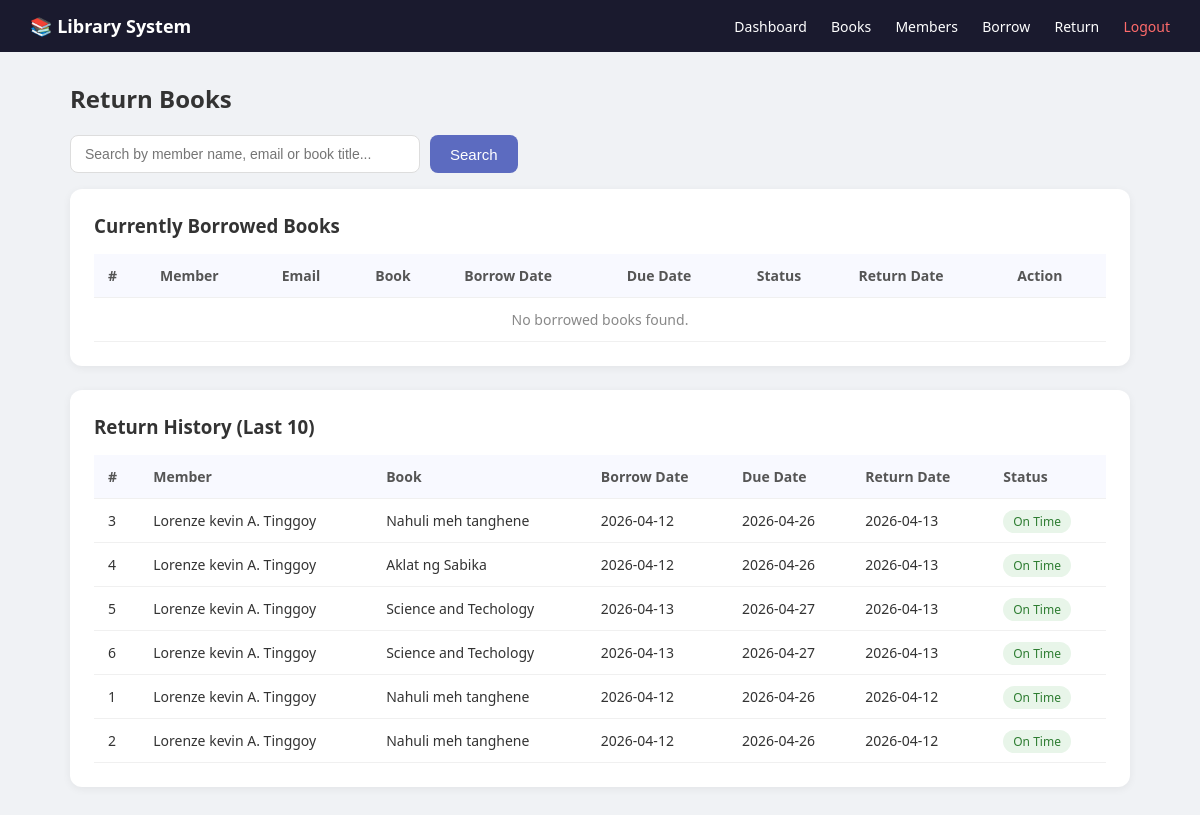
The app's page /return.php (signed in) with its own data.
### tables this page shows
CREATE TABLE `borrow_records` (
  `id` int(11) NOT NULL,
  `user_id` int(11) NOT NULL,
  `book_id` int(11) NOT NULL,
  `borrow_date` date NOT NULL,
  `due_date` date NOT NULL,
  `return_date` date DEFAULT NULL,
  `status` enum('borrowed','returned','overdue') DEFAULT 'borrowed'
);

CREATE TABLE `users` (
  `id` int(11) NOT NULL,
  `name` varchar(100) NOT NULL,
  `email` varchar(100) NOT NULL,
  `password` varchar(255) NOT NULL,
  `role` enum('admin','user') DEFAULT 'user',
  `created_at` timestamp NOT NULL DEFAULT current_timestamp()
);

CREATE TABLE `books` (
  `id` int(11) NOT NULL,
  `book_no` varchar(50) DEFAULT NULL,
  `genre` varchar(100) DEFAULT NULL,
  `title` varchar(200) NOT NULL,
  `author` varchar(100) NOT NULL,
  `isbn` varchar(50) DEFAULT NULL,
  `category` varchar(100) DEFAULT NULL,
  `quantity` int(11) DEFAULT 1,
  `available` int(11) DEFAULT 1,
  `created_at` timestamp NOT NULL DEFAULT current_timestamp()
);

### return.php (the view, shortened to what this page needs)
<?php
require 'includes/db_connect.php';
$search = isset($_GET['search']) ? trim($_GET['search']) : '';
if ($search) {
    $sql  = "
        SELECT br.id, u.name AS member, u.email, b.title AS book,
               br.borrow_date, br.due_date, br.status
        FROM borrow_records br
        JOIN users u ON br.user_id = u.id
        JOIN books b ON br.book_id = b.id
        WHERE br.status = 'borrowed'
        AND (u.name LIKE ? OR b.title LIKE ? OR u.email LIKE ?)
        ORDER BY br.due_date ASC
    ";
    $stmt = mysqli_prepare($conn, $sql);
    $like = "%$search%";
    mysqli_stmt_bind_param($stmt, "sss", $like, $like, $like);
    mysqli_stmt_execute($stmt);
    $records = mysqli_stmt_get_result($stmt);
} else {
    $records = mysqli_query($conn, "
        SELECT br.id, u.name AS member, u.email, b.title AS book,
               br.borrow_date, br.due_date, br.status
        FROM borrow_records br
        JOIN users u ON br.user_id = u.id
        JOIN books b ON br.book_id = b.id
        WHERE br.status = 'borrowed'
        ORDER BY br.due_date ASC
    ");
}
$history = mysqli_query($conn, "
    SELECT br.id, u.name AS member, b.title AS book,
           br.borrow_date, br.due_date, br.return_date
    FROM borrow_records br
    JOIN users u ON br.user_id = u.id
    JOIN books b ON br.book_id = b.id
    WHERE br.status = 'returned'
    ORDER BY br.return_date DESC
    LIMIT 10
");
?>
<!DOCTYPE html>
<html lang="en">
<head>
    <link rel="stylesheet" href="css/style.css">
</head>
<body>
<nav class="navbar">
    <span style="font-weight:600; font-size:18px;">📚 Library System</span>
    <div>
        <a href="dashboard.php">Dashboard</a>
        <a href="books.php">Books</a>
        <a href="members.php">Members</a>
        <a href="borrow.php">Borrow</a>
        <a href="return.php">Return</a>
        <a href="logout.php" style="color:#ff6b6b;">Logout</a>
    </div>
</nav>
<div class="container">
    <h2 style="margin-bottom:20px;">Return Books</h2>
    <div style="margin-bottom:16px;">
        <form method="GET" style="display:flex; gap:10px;">
            <input type="text" name="search" placeholder="Search by member name, email or book title..."
                value="<?= htmlspecialchars($search) ?>"
                style="padding:10px 14px; border:1px solid #ddd; border-radius:8px; font-size:14px; width:350px;">
            <button type="submit" class="btn-primary" style="width:auto; padding:10px 20px;">Search</button>
        </form>
    </div>
    <div class="table-box" style="margin-bottom:24px;">
        <h3 style="margin-bottom:16px;">Currently Borrowed Books</h3>
        <form method="POST">
            <table>
                <thead>
                    <tr>
                        <th>#</th>
                        <th>Member</th>
                        <th>Email</th>
                        <th>Book</th>
                        <th>Borrow Date</th>
                        <th>Due Date</th>
                        <th>Status</th>
                        <th>Return Date</th>
                        <th>Action</th>
                    </tr>
                </thead>
                <tbody>
                    <?php if (mysqli_num_rows($records) > 0): ?>
                        <?php while ($row = mysqli_fetch_assoc($records)): ?>
                        <?php
                            $due     = strtotime($row['due_date']);
                            $today   = strtotime(date('Y-m-d'));
                            $overdue = $today > $due;
                        ?>
                        <tr>
                            <td><?= $row['id'] ?></td>
                            <td><?= htmlspecialchars($row['member']) ?></td>
                            <td><?= htmlspecialchars($row['email']) ?></td>
                            <td><?= htmlspecialchars($row['book']) ?></td>
                            <td><?= $row['borrow_date'] ?></td>
                            <td><?= $row['due_date'] ?></td>
                            <td>
                                <span style="
                                    padding:3px 10px;
                                    border-radius:20px;
                                    font-size:12px;
                                    background:<?= $overdue ? '#fdecea' : '#fff3e0' ?>;
                                    color:<?= $overdue ? '#c0392b' : '#e65100' ?>;">
                                    <?= $overdue ? 'Overdue' : 'Borrowed' ?>
                                </span>
                            </td>
                            <td>
                                <input type="date" name="return_date" value="<?= date('Y-m-d') ?>"
                                    style="padding:6px 10px; border:1px solid #ddd; border-radius:6px; font-size:13px;">
                            </td>
                            <td>
                                <button type="submit" name="return_book" value="1"
                                    onclick="document.querySelector('input[name=record_id]').value=<?= $row['id'] ?>"
                                    class="btn-sm btn-green">
                                    Return
                                </button>
                            </td>
                        </tr>
                        <?php endwhile; ?>
                    <?php else: ?>
                        <tr>
                            <td colspan="9" style="text-align:center; color:#888;">No borrowed books found.</td>
                        </tr>
                    <?php endif; ?>
                </tbody>
            </table>
        </form>
    </div>
    <div class="table-box">
        <h3 style="margin-bottom:16px;">Return History (Last 10)</h3>
        <table>
            <thead>
                <tr>
                    <th>#</th>
                    <th>Member</th>
                    <th>Book</th>
                    <th>Borrow Date</th>
                    <th>Due Date</th>
                    <th>Return Date</th>
                    <th>Status</th>
                </tr>
            </thead>
            <tbody>
                <?php if (mysqli_num_rows($history) > 0): ?>
                    <?php while ($row = mysqli_fetch_assoc($history)): ?>
                    <?php
                        $due        = strtotime($row['due_date']);
                        $returned   = strtotime($row['return_date']);
                        $late       = $returned > $due;
                    ?>
                    <tr>
                        <td><?= $row['id'] ?></td>
                        <td><?= htmlspecialchars($row['member']) ?></td>
                        <td><?= htmlspecialchars($row['book']) ?></td>
                        <td><?= $row['borrow_date'] ?></td>
                        <td><?= $row['due_date'] ?></td>
                        <td><?= $row['return_date'] ?></td>
                        <td>
                            <span style="
                                padding:3px 10px;
                                border-radius:20px;
                                font-size:12px;
                                background:<?= $late ? '#fdecea' : '#e8f5e9' ?>;
                                color:<?= $late ? '#c0392b' : '#2e7d32' ?>;">
                                <?= $late ? 'Returned Late' : 'On Time' ?>
                            </span>
                        </td>
                    </tr>
                    <?php endwhile; ?>
                <?php else: ?>
                    <tr>
                        <td colspan="7" style="text-align:center; color:#888;">No return history yet.</td>
                    </tr>
                <?php endif; ?>
            </tbody>
        </table>
    </div>
</div>
</body>
</html>

### css/style.css (style rules this page uses)
* { margin: 0; padding: 0; box-sizing: border-box; }
body { font-family: 'Segoe UI', sans-serif; background: #f0f2f5; color: #333; }
.btn-primary { width: 100%; padding: 12px; background: #5c6bc0; color: white; border: none; border-radius: 8px; font-size: 15px; cursor: pointer; transition: background 0.2s; }
.navbar { background: #1a1a2e; color: white; padding: 14px 30px; display: flex; justify-content: space-between; align-items: center; }
.navbar a { color: white; text-decoration: none; margin-left: 20px; font-size: 14px; }
.container { max-width: 1100px; margin: 30px auto; padding: 0 20px; }
.table-box { background: white; padding: 24px; border-radius: 12px; box-shadow: 0 2px 8px rgba(0,0,0,0.06); }
table { width: 100%; border-collapse: collapse; }
th, td { padding: 12px 14px; text-align: left; border-bottom: 1px solid #f0f0f0; font-size: 14px; }
th { background: #f8f9ff; font-weight: 600; color: #555; }

### records on screen
borrow_records: id "3", user.name "Lorenze kevin A. Tinggoy", book.title "Nahuli meh tanghene", borrow_date "2026-04-12", due_date "2026-04-26", return_date "2026-04-13", shows "On Time"
borrow_records: id "4", user.name "Lorenze kevin A. Tinggoy", book.title "Aklat ng Sabika", borrow_date "2026-04-12", due_date "2026-04-26", return_date "2026-04-13", shows "On Time"
borrow_records: id "5", user.name "Lorenze kevin A. Tinggoy", book.title "Science and Techology", borrow_date "2026-04-13", due_date "2026-04-27", return_date "2026-04-13", shows "On Time"
borrow_records: id "6", user.name "Lorenze kevin A. Tinggoy", book.title "Science and Techology", borrow_date "2026-04-13", due_date "2026-04-27", return_date "2026-04-13", shows "On Time"
borrow_records: id "1", user.name "Lorenze kevin A. Tinggoy", book.title "Nahuli meh tanghene", borrow_date "2026-04-12", due_date "2026-04-26", return_date "2026-04-12", shows "On Time"
borrow_records: id "2", user.name "Lorenze kevin A. Tinggoy", book.title "Nahuli meh tanghene", borrow_date "2026-04-12", due_date "2026-04-26", return_date "2026-04-12", shows "On Time"
